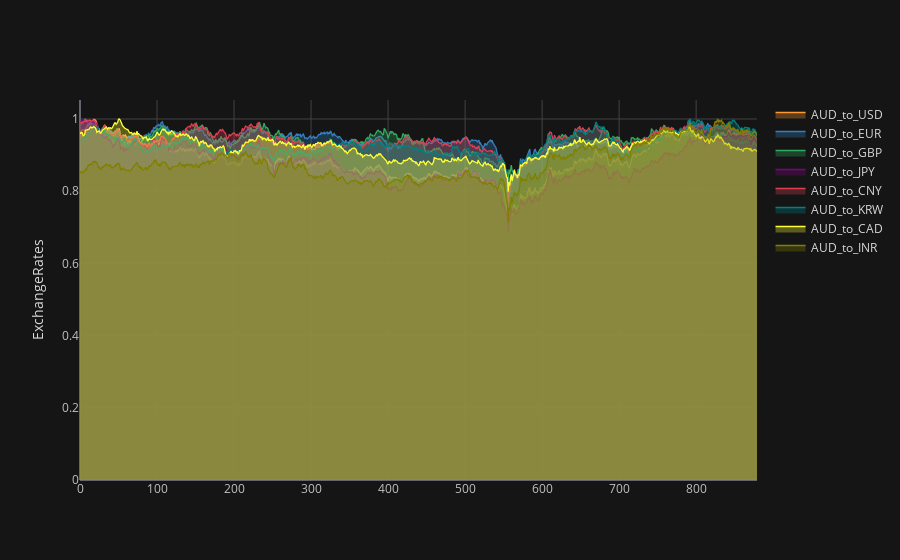

The cell this chart's notebook holds for it:
### Code cell
plot_exchange_rates(aud_exchange_df)

### Figure 1 — Plotly figure (JSON) as saved in the notebook; plotly's stock layout.template omitted (floating-point values rounded to 4 significant figures; data arrays with more than 128 entries replaced by an {"elided": "..."} marker saying what was removed)
{"data": [{"fill": "tozeroy", "fillcolor": "rgba(255, 153, 51, 0.3)", "line": {"color": "rgba(255, 153, 51, 1.0)", "dash": "solid", "shape": "linear", "width": 1.3}, "mode": "lines", "name": "AUD_to_USD", "text": "", "type": "scatter", "x": {"elided": "880 int values"}, "y": {"elided": "880 float values"}}, {"fill": "tozeroy", "fillcolor": "rgba(55, 128, 191, 0.3)", "line": {"color": "rgba(55, 128, 191, 1.0)", "dash": "solid", "shape": "linear", "width": 1.3}, "mode": "lines", "name": "AUD_to_EUR", "text": "", "type": "scatter", "x": {"elided": "880 int values"}, "y": {"elided": "880 float values"}}, {"fill": "tozeroy", "fillcolor": "rgba(50, 171, 96, 0.3)", "line": {"color": "rgba(50, 171, 96, 1.0)", "dash": "solid", "shape": "linear", "width": 1.3}, "mode": "lines", "name": "AUD_to_GBP", "text": "", "type": "scatter", "x": {"elided": "880 int values"}, "y": {"elided": "880 float values"}}, {"fill": "tozeroy", "fillcolor": "rgba(128, 0, 128, 0.3)", "line": {"color": "rgba(128, 0, 128, 1.0)", "dash": "solid", "shape": "linear", "width": 1.3}, "mode": "lines", "name": "AUD_to_JPY", "text": "", "type": "scatter", "x": {"elided": "880 int values"}, "y": {"elided": "880 float values"}}, {"fill": "tozeroy", "fillcolor": "rgba(219, 64, 82, 0.3)", "line": {"color": "rgba(219, 64, 82, 1.0)", "dash": "solid", "shape": "linear", "width": 1.3}, "mode": "lines", "name": "AUD_to_CNY", "text": "", "type": "scatter", "x": {"elided": "880 int values"}, "y": {"elided": "880 float values"}}, {"fill": "tozeroy", "fillcolor": "rgba(0, 128, 128, 0.3)", "line": {"color": "rgba(0, 128, 128, 1.0)", "dash": "solid", "shape": "linear", "width": 1.3}, "mode": "lines", "name": "AUD_to_KRW", "text": "", "type": "scatter", "x": {"elided": "880 int values"}, "y": {"elided": "880 float values"}}, {"fill": "tozeroy", "fillcolor": "rgba(255, 255, 51, 0.3)", "line": {"color": "rgba(255, 255, 51, 1.0)", "dash": "solid", "shape": "linear", "width": 1.3}, "mode": "lines", "name": "AUD_to_CAD", "text": "", "type": "scatter", "x": {"elided": "880 int values"}, "y": {"elided": "880 float values"}}, {"fill": "tozeroy", "fillcolor": "rgba(128, 128, 0, 0.3)", "line": {"color": "rgba(128, 128, 0, 1.0)", "dash": "solid", "shape": "linear", "width": 1.3}, "mode": "lines", "name": "AUD_to_INR", "text": "", "type": "scatter", "x": {"elided": "880 int values"}, "y": {"elided": "880 float values"}}], "layout": {"autosize": true, "legend": {"bgcolor": "#151516", "font": {"color": "#D9D9D9"}}, "paper_bgcolor": "#151516", "plot_bgcolor": "#151516", "title": {"font": {"color": "#D9D9D9"}}, "xaxis": {"autorange": true, "gridcolor": "#434343", "range": [0, 879], "showgrid": true, "tickfont": {"color": "#C2C2C2"}, "title": {"font": {"color": "#D9D9D9"}, "text": ""}, "type": "linear", "zerolinecolor": "#666570"}, "yaxis": {"autorange": true, "gridcolor": "#434343", "range": [0, 1.053], "showgrid": true, "tickfont": {"color": "#C2C2C2"}, "title": {"font": {"color": "#D9D9D9"}, "text": "ExchangeRates"}, "type": "linear", "zerolinecolor": "#666570"}}}
